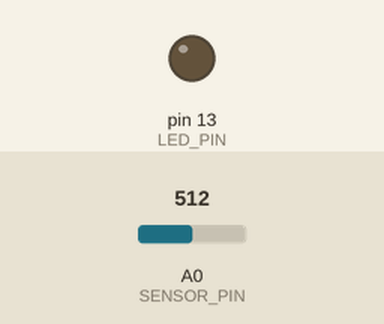
Simulated run of this sketch. Board: Arduino Uno, built with avr-gcc and run on an emulated ATmega328P. Shown: output pins drawn as LEDs (lit = HIGH). The inputs (shaded band) are chosen by the test bench; at power-on: A0 (SENSOR_PIN) = 512.

Above: at 1.2 s.
1.3 s: A0 (SENSOR_PIN) set to 997
2.8 s: A0 (SENSOR_PIN) set to 1015
At 3.6 s:
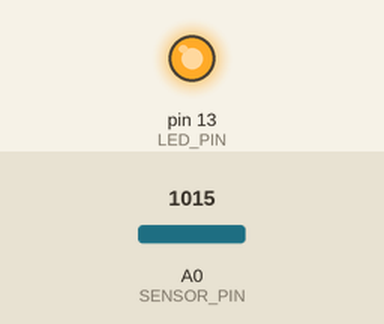
4.3 s: A0 (SENSOR_PIN) set to 983
5.8 s: A0 (SENSOR_PIN) set to 953
At 7.0 s:
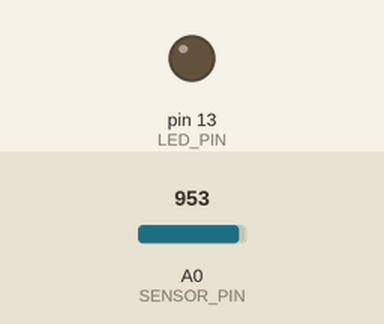
7.3 s: A0 (SENSOR_PIN) set to 1023
At 8.3 s:
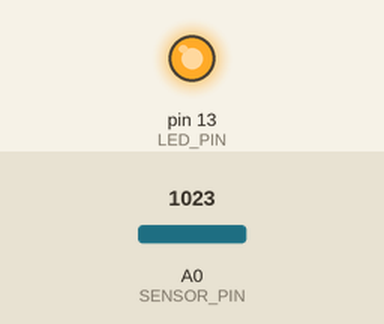
Timing chart, 0 to 9.8 s (numbered marks = the images above; inputs shaded):
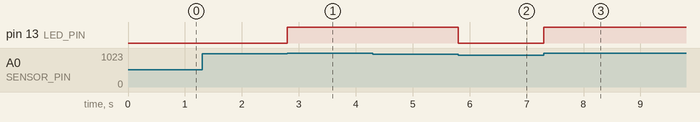

Measured:
- the behaviour switches between 1005 and 1006 on A0 (SENSOR_PIN) (found by bisection; images 0 and 1)
- the behaviour switches between 970 and 969 on A0 (SENSOR_PIN) (found by bisection; images 1 and 2)
- after the input at 1.3 s, every drawn part: stays the same
- after the input at 2.8 s, pin 13 (LED_PIN): LOW → HIGH at once
- after the input at 4.3 s, every drawn part: stays the same
- after the input at 5.8 s, pin 13 (LED_PIN): HIGH → LOW at once
- after the input at 7.3 s, pin 13 (LED_PIN): LOW → HIGH at once

The sketch:

odometerTest.ino
```cpp
#define SENSOR_PIN A0
#define LED_PIN 13
#define SENSOR_DETECTION_THRESHHOLD 1005
#define SENSOR_FALLEN_THRESHHOLD 970
#define ENCODER_COUNT  5
int last_scan = 0;
int pegs_seen = 0;
long rotation_period = 0;
long last_rising_edge = 0;
bool waiting_for_edge = true;
void setup() {
  // put your setup code here, to run once:
  pinMode(LED_PIN, OUTPUT);
  Serial.begin(115200);
}

void loop() {
  // put your main code here, to run repeatedly:
  int sensor_reading = analogRead(SENSOR_PIN);
  //log_data(sensor_reading);
  catch_rising_edge(sensor_reading);
}

void catch_rising_edge(int sensor_reading) {

  if( sensor_reading > last_scan && sensor_reading > SENSOR_DETECTION_THRESHHOLD && waiting_for_edge ) {
    long time_read = micros();
    //Serial.println("Rising edge detected!");
    //Serial.println( time_read - last_rising_edge );
    last_rising_edge = time_read;
    waiting_for_edge = false;
    pegs_seen = (pegs_seen+1)%ENCODER_COUNT;
    //Serial.println(pegs_seen);
    if( pegs_seen == 0 ) {
      Serial.println( time_read - rotation_period );
      rotation_period = time_read;
    }

  }
  else if( sensor_reading > SENSOR_DETECTION_THRESHHOLD )
    digitalWrite(LED_PIN, HIGH);
  else if( sensor_reading < SENSOR_FALLEN_THRESHHOLD ) {
    waiting_for_edge = true;
    digitalWrite(LED_PIN, LOW);
  }
  last_scan = sensor_reading;
}

void log_data(int sensor_reading) {
  Serial.print( micros() );
  Serial.print( ", " );
  Serial.println( sensor_reading );
}
```
